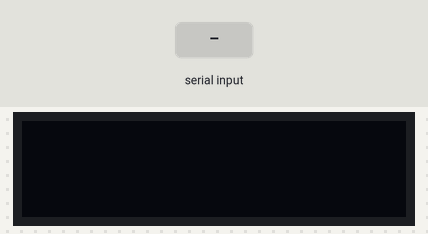
The sketch below on a simulated Arduino Uno, built with avr-gcc and run on an emulated ATmega328P. Shown: 128×32 one-colour display. The test bench sets the inputs (shaded band). The display library's start-up logo is not drawn.

Above: at 3.2 s.
3.3 s: "1\n" received over Serial
At 5.5 s:
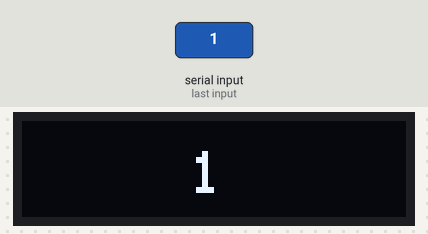
5.8 s: "0\n" received over Serial
At 7.5 s:
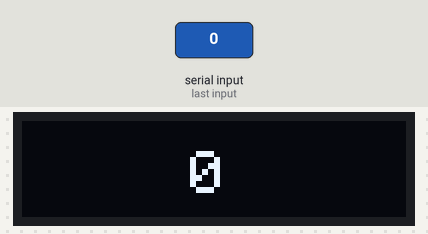
8.3 s: "2\n" received over Serial
At 10.6 s:
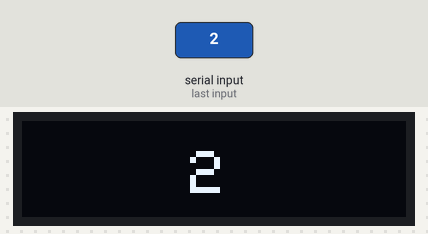
Timing chart, 0 to 12.1 s (numbered marks = the images above; inputs shaded):
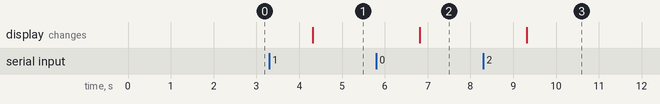

Measured:
- after the input at 3.3 s, the display: changes after 1.0 s (image 1)
- after the input at 5.8 s, the display: changes after 1.0 s (image 2)
- after the input at 8.3 s, the display: changes after 1.0 s (image 3)

The sketch:

TECHPLO_NANO.ino
```cpp
#include <SPI.h>
#include <Wire.h>
#include <Adafruit_GFX.h>
#include <Adafruit_SSD1306.h>

#define SCREEN_WIDTH 128 // OLED display width, in pixels
#define SCREEN_HEIGHT 32 // OLED display height, in pixels

// Declaration for an SSD1306 display connected to I2C (SDA, SCL pins)
#define OLED_RESET     4 // Reset pin # (or -1 if sharing Arduino reset pin)
Adafruit_SSD1306 display(SCREEN_WIDTH, SCREEN_HEIGHT, &Wire, OLED_RESET);


void setup() {
  // put your setup code here, to run once:
  Serial.begin(9600);
initOLED();
}

void loop() {
  // put your main code here, to run repeatedly:


if(Serial.available() > 0){
  String data = Serial.readStringUntil("\n");
  printToOLED(data);
}
}

void initOLED(){

  if(!display.begin(SSD1306_SWITCHCAPVCC, 0x3C)) { // Address 0x3C for 128x32
    Serial.println(F("SSD1306 allocation failed"));
    for(;;); // Don't proceed, loop forever
  }

  display.display();
  delay(2000); // Pause for 2 seconds

  display.clearDisplay();

}

void printToOLED(String timeVal) {

  int x = timeVal.length();
  //x = x + 4;
  x = x / 2;

  float x_coordinate = 64 - (12.8 * x);
  int x_coord = x_coordinate;
  x_coord = x_coord + 5; // 5 is just the offset
//  Serial.print("TIME: "); Serial.print(timeVal); Serial.print("\t");
//  Serial.print("LEN: "); Serial.print(x);
//  Serial.print("\t");

//  Serial.println(x_coord);
  timeVal = timeVal + "";
  display.clearDisplay();
  display.setTextSize(2);             // Normal 1:1 pixel scale
  display.setTextColor(WHITE);        // Draw white text
  display.setCursor(x_coord, 10);             // Start at top-left corner
  display.println(timeVal);
  display.display();
}
```
